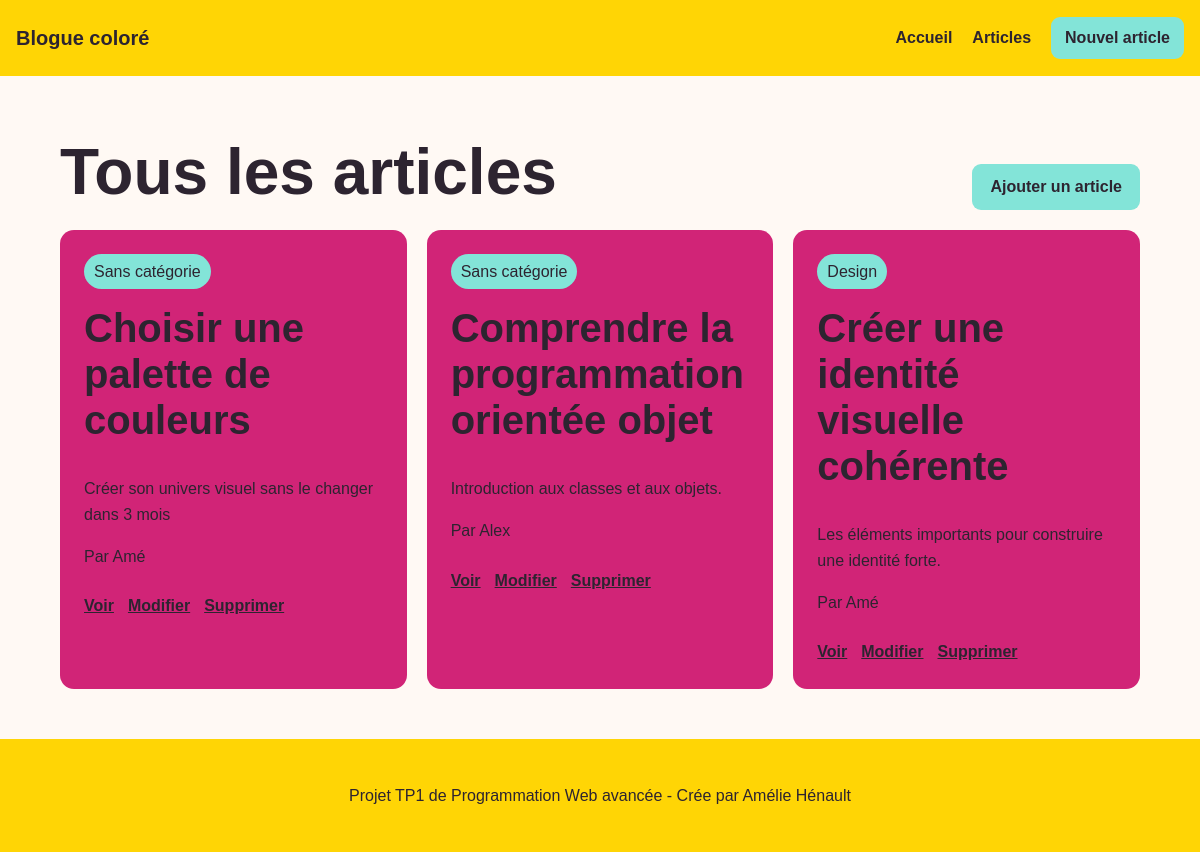
/post-index.php, run on the app's committed database.
### tables this page shows
CREATE TABLE `posts` (
  `idPosts` int unsigned NOT NULL AUTO_INCREMENT,
  `Titre` varchar(255) NOT NULL,
  `Contenu` longtext NOT NULL,
  `Create_at` datetime NOT NULL,
  `update_at` datetime DEFAULT NULL,
  `Users_idUsers` int unsigned NOT NULL,
  PRIMARY KEY (`idPosts`),
  KEY `fk_Posts_Users1_idx` (`Users_idUsers`),
  CONSTRAINT `fk_Posts_Users1` FOREIGN KEY (`Users_idUsers`) REFERENCES `users` (`idUsers`)
);

CREATE TABLE `users` (
  `idUsers` int unsigned NOT NULL AUTO_INCREMENT,
  `Nom` varchar(100) NOT NULL,
  `Email` varchar(100) NOT NULL,
  `Role` varchar(45) NOT NULL,
  PRIMARY KEY (`idUsers`),
  UNIQUE KEY `Email_UNIQUE` (`Email`)
);

### post-index.php (the view, shortened to what this page needs)
<?php
$crud = new Crud();
$sql = "SELECT
            p.*,
            u.Nom AS Auteur,
            GROUP_CONCAT(
                c.Nom
                ORDER BY c.Nom
                SEPARATOR ', '
            ) AS Categories
        FROM Posts p
        INNER JOIN Users u
            ON p.Users_idUsers = u.idUsers
        LEFT JOIN Post_categorie pc
            ON p.idPosts = pc.Posts_idPosts1
        LEFT JOIN Categories c
            ON pc.Categories_idCategories = c.idCategories
        GROUP BY p.idPosts
        ORDER BY p.Create_at DESC";
$posts = $crud
    ->query($sql)
    ->fetchAll();
require_once __DIR__ . '/includes/header.php';
?>
<section class="section-heading">
    <div>
        <h1>
            Tous les articles
        </h1>
    </div>
    <a
        class="button"
        href="post-create.php"
    >
        Ajouter un article
    </a>
</section>
<?php if (!$posts): ?>
    <div class="empty">
        Aucun article.
    </div>
<?php else: ?>
    <div class="grid">
        <?php foreach ($posts as $post): ?>
            <article class="card">
                <p class="tag">
                    <?=
                        htmlspecialchars(
                            $post['Categories']
                            ?? 'Sans catégorie'
                        )
                    ?>
                </p>
                <h2>
                    <?= htmlspecialchars($post['Titre']) ?>
                </h2>
                <p>
                    <?=
                        htmlspecialchars(
                            mb_strimwidth(
                                $post['Contenu'],
                                0,
                                170,
                                '…'
                            )
                        )
                    ?>
                </p>
                <p class="meta">
                    Par <?= htmlspecialchars($post['Auteur']) ?>
                </p>
                <div class="actions">
                    <a
                        href="post-show.php?id=<?= (int) $post['idPosts'] ?>"
                    >
                        Voir
                    </a>
                    <a
                        href="post-edit.php?id=<?= (int) $post['idPosts'] ?>"
                    >
                        Modifier
                    </a>
                    <form
                        action="post-delete.php"
                        method="post"
                        onsubmit="return confirm('Supprimer cet article?');"
                    >
                        <button
                            class="link danger"
                            type="submit"
                        >
                            Supprimer
                        </button>
                    </form>
                </div>
            </article>
        <?php endforeach; ?>
    </div>
<?php endif; ?>
<?php
require_once __DIR__ . '/includes/footer.php';
?>

### css/style.css (style rules this page uses)
:root { --blanc: #fff9f4; --noir: #2d2430; --jaune: #ffd505; --rose: #d12477; --turquoise: #83e4d8; }
* { box-sizing: border-box; }
body { margin: 0; background: var(--blanc); color: var(--noir); font: 16px/1.6 Arial, sans-serif; }
a { color: var(--noir); font-weight: 700; text-decoration: underline; }
h1, h2, h3 { margin-top: 0; line-height: 1.15; }
h1 { max-width: 800px; font-size: 4rem; }
h2 { font-size: 2.5rem; }
.button { display: inline-flex; align-items: center; justify-content: center; min-height: 44px; padding: 10px 18px; border: 0; border-radius: 9px; background: var(--turquoise); color: var(--noir); font: inherit; font-weight: 700; text-decoration: none; cursor: pointer; }
.section-heading { display: flex; align-items: end; justify-content: space-between; margin: 30px 0 20px; gap: 24px; }
.section-heading h1, .section-heading h2 { margin-bottom: 0; }
.grid { display: grid; grid-template-columns: repeat(3, 1fr); gap: 20px; }
.card { padding: 24px; background: var(--rose); border-radius: 14px; }
.card p { color: var(--noir); }
.tag { display: inline-block; margin: 0 0 16px; padding: 5px 10px; border-radius: 999px; background: var(--turquoise); color: var(--noir); font-size: 1rem; }
.actions { display: flex; align-items: center; flex-wrap: wrap; margin-top: 24px; gap: 14px; }
.actions form { margin: 0; }
.card .actions a, .card .actions .link { color: var(--blanc); font-weight: 700; text-decoration: underline; }
.card .actions a, .card .actions .link { color: var(--noir); }
.link { padding: 0; border: 0; background: none; font: inherit; cursor: pointer; }

### data on the page
posts: Categories "Sans catégorie", Titre "Choisir une palette de couleurs", Contenu "Créer son univers visuel sans le changer dans 3 mois", Users_idUsers.Nom "Amé"
posts: Categories "Sans catégorie", Titre "Comprendre la programmation orientée objet", Contenu "Introduction aux classes et aux objets.", Users_idUsers.Nom "Alex"
posts: Categories "Design", Titre "Créer une identité visuelle cohérente", Contenu "Les éléments importants pour construire une identité forte.", Users_idUsers.Nom "Amé"
